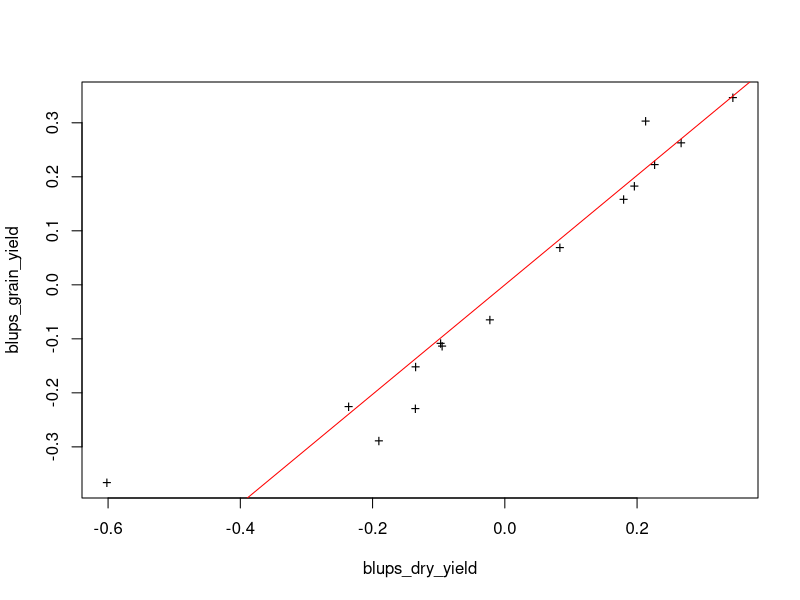
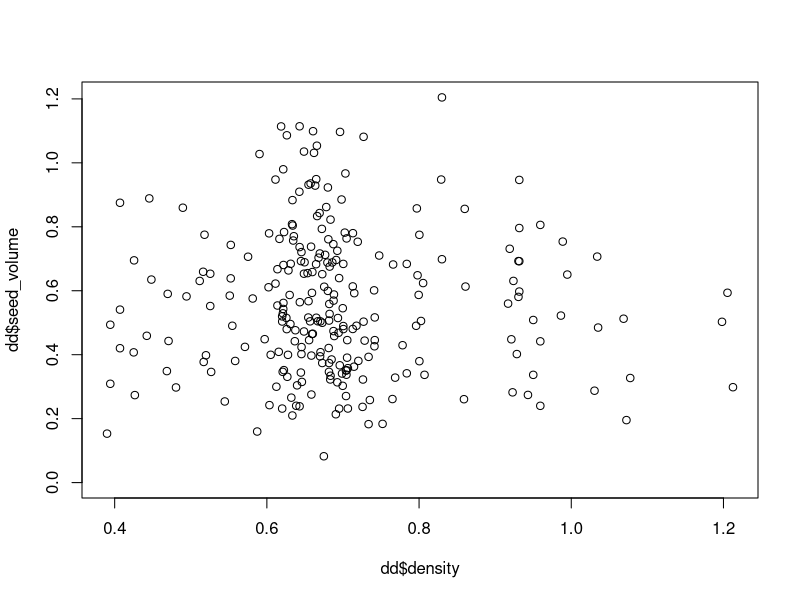
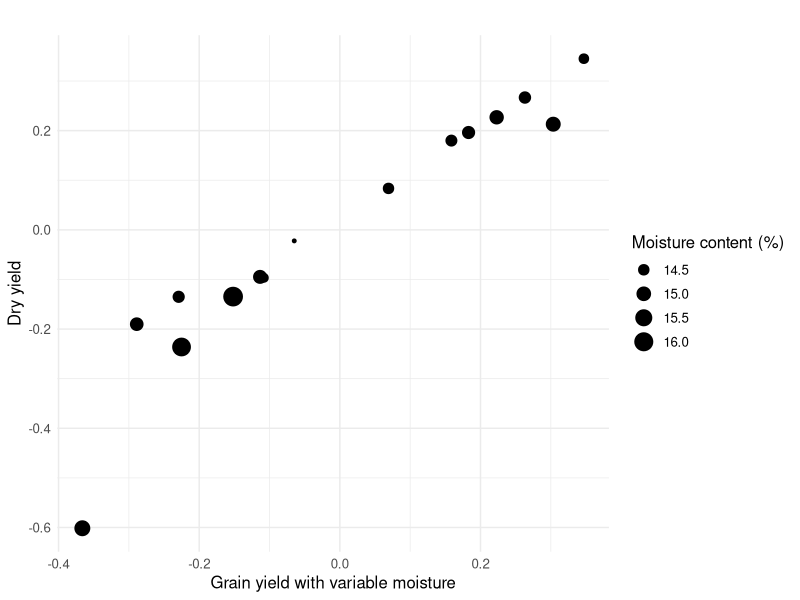

Recreate these plots in R, in order.
# Preparations ---------------------------------------------------
# Load necessary libraries
library(lme4)
library(emmeans)
library(ggplot2)


# Load data
dd <- read.csv("data/grain-yield-seed-metric-data.csv")
dd$dry_yield <- dd$grain_yield * (100-dd$moisture_content)/100


# Fit a mixed-effects model
# Variety is treated as a random effect, block is treated as a fixed effect
model1 <- lmer(dry_yield ~ (1|tech) + block_id + percent_survival, data = dd)
summary(model1)
blups_dry_yield <- unlist(ranef(model1))


model2 <- lmer(grain_yield ~ (1|tech) + block_id + percent_survival, data = dd)
summary(model2)
blups_grain_yield <- unlist(ranef(model2))


plot(blups_dry_yield, blups_grain_yield, pch = "+")
abline(lm(blups_dry_yield ~ blups_grain_yield), col = "red")
cor(blups_dry_yield, blups_grain_yield)
cor(blups_dry_yield, blups_grain_yield, method = "spearman")
# The correlation is high


# Is there a variety effect in moisture rate?
model3 <- lmer(moisture_content ~ tech + (1|block_id), data = dd)
summary(model3)


# Extract estimated marginal means
emmeans_model <- emmeans(model3, ~ tech)


# Pairwise comparisons
pairwise_results <- pairs(emmeans_model)
print(pairwise_results)
# No strong evidence for a biasing effect


# Now use the moisture values to see if they explain the discrepancy between BLUPs
moisture_content_values <- as.data.frame(emmeans_model)$emmean


dd2 <- data.frame(moisture_content_values, blups_grain_yield, blups_dry_yield)
# Create scatter plot
p = ggplot(dd2, aes(x = blups_grain_yield, y = blups_dry_yield, size = moisture_content_values)) +
  geom_point() +
  labs(
    title = "",
    x = "Grain yield with variable moisture",
    y = "Dry yield",
    size = "Moisture content (%)"
  ) +
  theme_minimal() +
  theme(text = element_text(size = 12))

ggsave("output/moisture-vs-dry-yield.pdf",
       plot = p,
       width = 15,
       height = 13,
       units = "cm")

# No trend seems to be present


# How well does volume + moisture estimation predict dry yields?
dd$corrected_volume <- (dd$tech_volume * (100 - dd$moisture_content))/100


model4 <- lm(dry_yield ~ corrected_volume, data = dd)
summary(model4)
model5 <- lm(dry_yield ~ tech_volume, data = dd)
summary(model5)
# improvement is very slight, but should try with the BLUPs


# Is the density influenced by grain dimensions?
dd$density <- dd$dry_yield / dd$tech_volume
lm_3 <- lm(density ~ hundred_seed_weight, data=dd)
summary(lm_3)


dd$seed_volume <- dd$thickness * dd$width * dd$length
dd$seed_length <- sqrt(dd$thickness^2 + dd$width^2 + dd$length^2)

plot(dd$density, dd$seed_volume)

lm_3 <- lm(density ~ seed_length, data=dd)
lm_4 <- lm(density ~ seed_volume, data=dd)
summary(lm_3)
summary(lm_4)
# The packing density is not really affected by seed size, good!
# But what is the theoretical expectation here?
# What also could influence is the size distribution, not just averages
